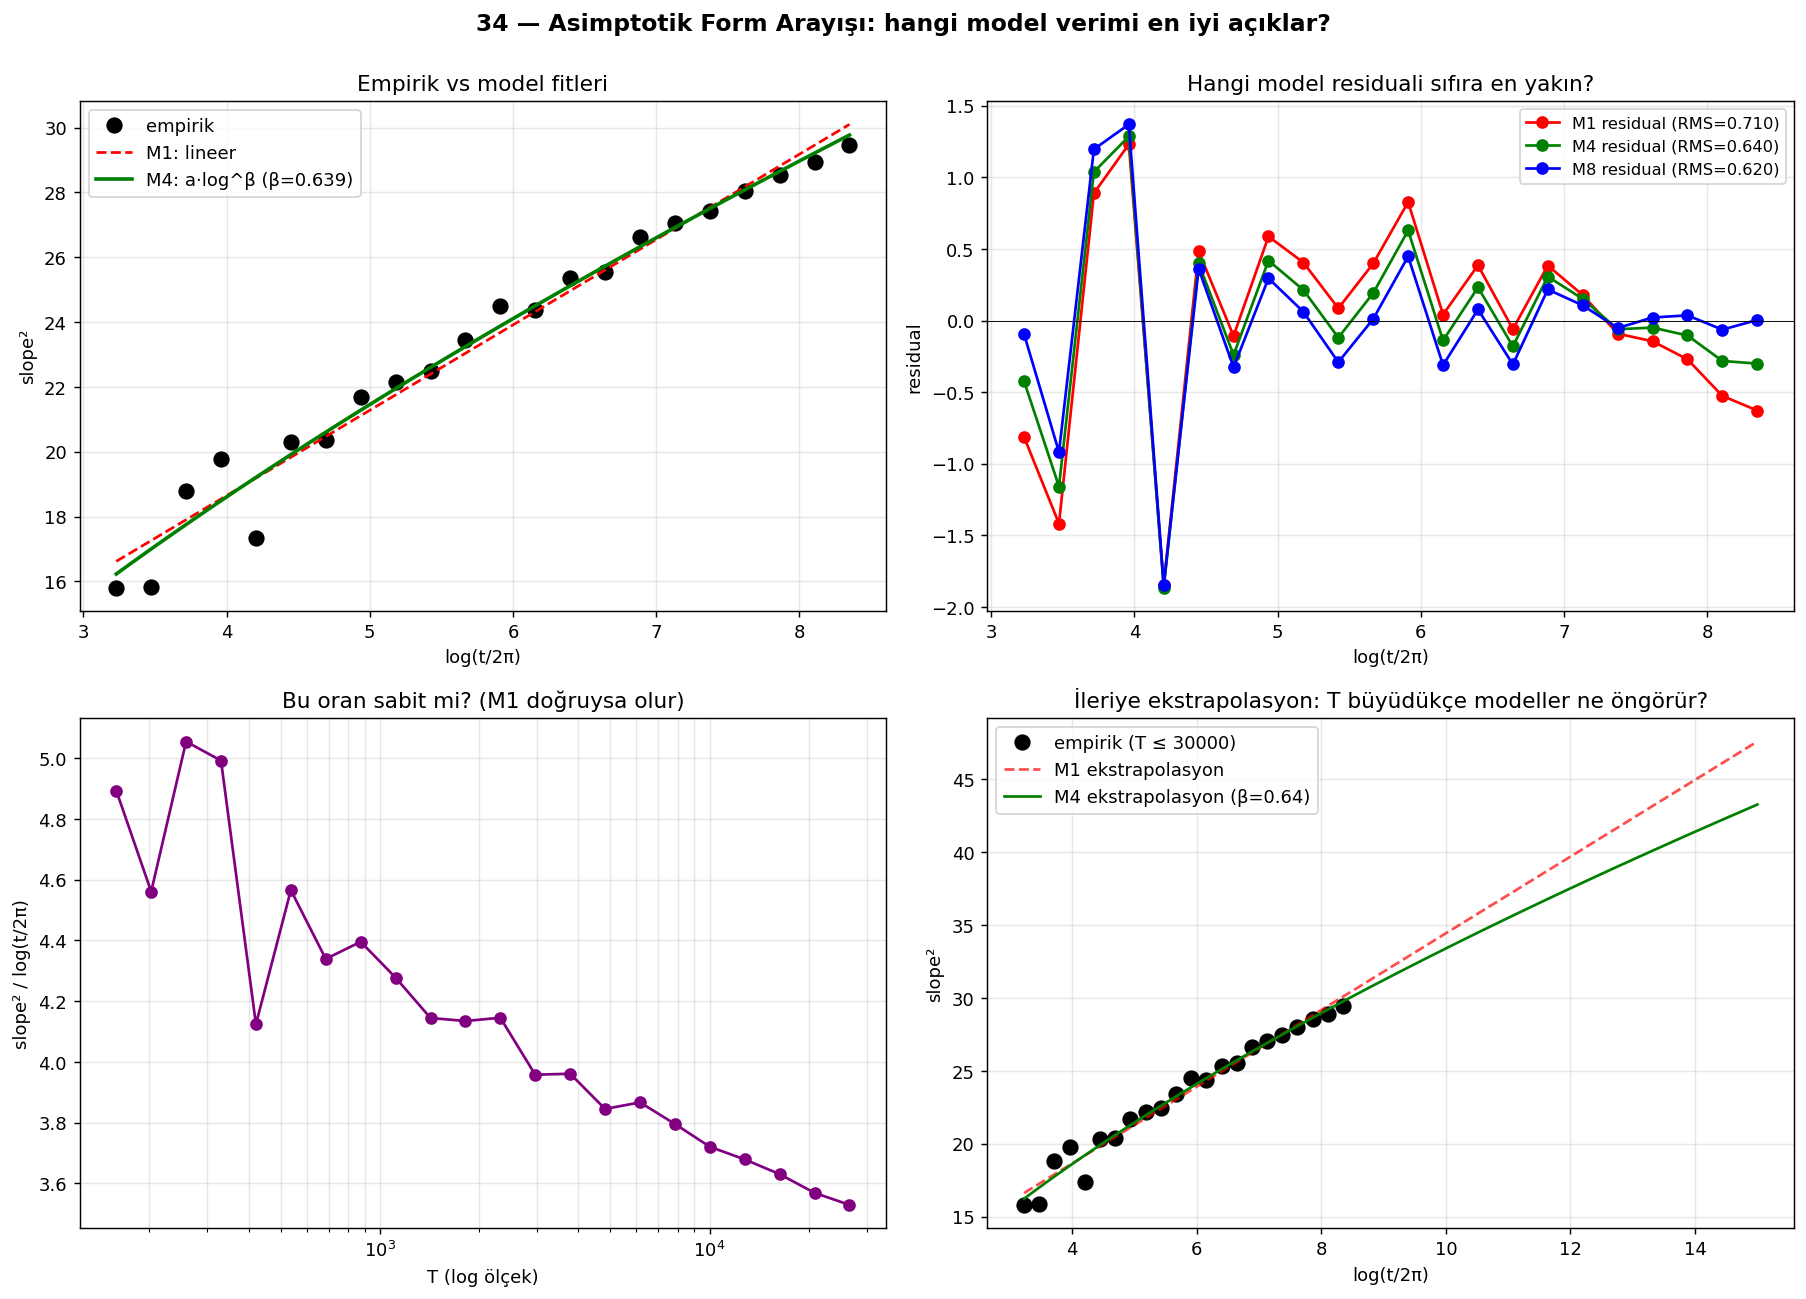

Source code (Python):
"""
34 — Asimptotik Form Arayışı
================================

T=30000'in kayıtlı verisinden, slope²(t) için en iyi modeli ara.

Aday modeller:
  M1: a·log(t/2π) + b               (lineer — yetersiz, biliyoruz)
  M2: a·log(t/2π) + b·log log(t)    (iki ölçek)
  M3: a·log(t/2π)·(1 − c/log(t/2π)) (FHK düzeltmesi)
  M4: a·(log(t/2π))^β               (kuvvet üs)
  M5: a·log(t/2π) − b·log log(t)    (Selberg-Najnudel benzeri)
  M6: a·log(t)                      (saf log t, b=0)
  M7: a·log(t/2π) + b·log²log(t)    (FHK alt-mertebe)
"""

import numpy as np
import matplotlib.pyplot as plt
from pathlib import Path
from scipy.optimize import curve_fit
from scipy.stats import pearsonr

# Veriyi yükle
data = np.load(Path("/Users/ugur/Desktop/Deney/qm_riemann/33_max_amps_T30000.npz"))
intervals = data['intervals']
max_amps = data['max_amps']
t_mid = data['t_mid']
rho = np.log(t_mid / (2*np.pi)) / (2*np.pi)
intervals_norm = intervals * rho

print(f"Veri: {len(intervals)} çift, t ∈ [{t_mid[0]:.0f}, {t_mid[-1]:.0f}]")

# 30 logaritmik pencere
n_windows = 30
edges = np.geomspace(20, t_mid[-1]+10, n_windows+1)
results = []
for i in range(n_windows):
    t_lo, t_hi = edges[i], edges[i+1]
    mask = (t_mid >= t_lo) & (t_mid < t_hi)
    if mask.sum() < 20: continue
    x = intervals_norm[mask]; y = max_amps[mask]
    slope, intercept = np.polyfit(x, y, 1)
    t_center = np.exp(0.5*(np.log(t_lo)+np.log(t_hi)))
    log_t = np.log(t_center/(2*np.pi))
    loglog_t = np.log(np.log(t_center))
    results.append((t_center, slope, slope**2, log_t, loglog_t, mask.sum()))

results = np.array(results)
ts = results[:, 0]
slopes = results[:, 1]
slope_sqs = results[:, 2]
log_ts = results[:, 3]
loglog_ts = results[:, 4]

print(f"\n{n_windows} pencere fit edildi. T aralığı: [{ts[0]:.0f}, {ts[-1]:.0f}]")

# ============================================================
# Model fitleri
# ============================================================
print(f"\n{'Model':>40} | {'parametreler':>30} | {'RMS':>7} | {'R²':>6}")
print("-"*95)

models = []

# M1: a·log + b
M1 = lambda x, a, b: a*x + b
p1, _ = curve_fit(M1, log_ts, slope_sqs)
res1 = slope_sqs - M1(log_ts, *p1)
rms1 = np.sqrt(np.mean(res1**2))
r2_1 = 1 - np.var(res1)/np.var(slope_sqs)
print(f"{'M1: a·log(t/2π) + b':>40} | a={p1[0]:.3f}, b={p1[1]:.3f}      | {rms1:>7.4f} | {r2_1:>6.4f}")
models.append(('M1', M1, p1, res1, rms1))

# M2: a·log + b·log log t
M2 = lambda x_pair, a, b: a*x_pair[0] + b*x_pair[1]
p2, _ = curve_fit(M2, (log_ts, loglog_ts), slope_sqs)
res2 = slope_sqs - M2((log_ts, loglog_ts), *p2)
rms2 = np.sqrt(np.mean(res2**2))
r2_2 = 1 - np.var(res2)/np.var(slope_sqs)
print(f"{'M2: a·log(t/2π) + b·log log(t)':>40} | a={p2[0]:.3f}, b={p2[1]:.3f}     | {rms2:>7.4f} | {r2_2:>6.4f}")
models.append(('M2', M2, p2, res2, rms2))

# M3: a·log·(1 − c/log) = a·log − a·c → a·log − constant — denenen ekstra fit
M3 = lambda x, a, c: a*x - a*c
p3, _ = curve_fit(M3, log_ts, slope_sqs)
res3 = slope_sqs - M3(log_ts, *p3)
rms3 = np.sqrt(np.mean(res3**2))
r2_3 = 1 - np.var(res3)/np.var(slope_sqs)
print(f"{'M3: a·log·(1-c/log) ~ M1':>40} | a={p3[0]:.3f}, c={p3[1]:.3f}     | {rms3:>7.4f} | {r2_3:>6.4f}")
models.append(('M3', M3, p3, res3, rms3))

# M4: a · log^β
def M4(x, a, b):
    return a * x**b
p4, _ = curve_fit(M4, log_ts, slope_sqs, p0=[3, 1])
res4 = slope_sqs - M4(log_ts, *p4)
rms4 = np.sqrt(np.mean(res4**2))
r2_4 = 1 - np.var(res4)/np.var(slope_sqs)
print(f"{'M4: a·log(t/2π)^β':>40} | a={p4[0]:.3f}, β={p4[1]:.4f}    | {rms4:>7.4f} | {r2_4:>6.4f}")
models.append(('M4', M4, p4, res4, rms4))

# M5: a·log − b·log log
M5 = lambda x_pair, a, b: a*x_pair[0] - b*x_pair[1]
p5, _ = curve_fit(M5, (log_ts, loglog_ts), slope_sqs)
res5 = slope_sqs - M5((log_ts, loglog_ts), *p5)
rms5 = np.sqrt(np.mean(res5**2))
r2_5 = 1 - np.var(res5)/np.var(slope_sqs)
print(f"{'M5: a·log(t/2π) − b·log log(t)':>40} | a={p5[0]:.3f}, b={p5[1]:.3f}     | {rms5:>7.4f} | {r2_5:>6.4f}")
models.append(('M5', M5, p5, res5, rms5))

# M6: saf log t (b=0 zorlanmış)
M6 = lambda x, a: a*x
p6, _ = curve_fit(M6, np.log(ts), slope_sqs)
res6 = slope_sqs - M6(np.log(ts), *p6)
rms6 = np.sqrt(np.mean(res6**2))
r2_6 = 1 - np.var(res6)/np.var(slope_sqs)
print(f"{'M6: a·log(t) (intercept=0)':>40} | a={p6[0]:.4f}                  | {rms6:>7.4f} | {r2_6:>6.4f}")
models.append(('M6', M6, p6, res6, rms6))

# M7: a·log + b·(log log)²
M7 = lambda x_pair, a, b: a*x_pair[0] + b*x_pair[1]**2
p7, _ = curve_fit(M7, (log_ts, loglog_ts), slope_sqs)
res7 = slope_sqs - M7((log_ts, loglog_ts), *p7)
rms7 = np.sqrt(np.mean(res7**2))
r2_7 = 1 - np.var(res7)/np.var(slope_sqs)
print(f"{'M7: a·log + b·(log log)²':>40} | a={p7[0]:.3f}, b={p7[1]:.3f}     | {rms7:>7.4f} | {r2_7:>6.4f}")
models.append(('M7', M7, p7, res7, rms7))

# ============================================================
# Bonus: Selberg-Najnudel formu
# max|Z| ~ log T - (3/4)log log T + sabit
# slope ~ (max|Z|)/normalize_gap, normalize_gap ~ 1
# Yani slope² ~ (log T - (3/4)log log T + sabit)²
# Test:
# ============================================================
M8 = lambda x_pair, c0, c1, c2: (c0 + c1*x_pair[0] + c2*x_pair[1])**2
try:
    p8, _ = curve_fit(M8, (log_ts, loglog_ts), slope_sqs, p0=[0, 1, -0.5])
    res8 = slope_sqs - M8((log_ts, loglog_ts), *p8)
    rms8 = np.sqrt(np.mean(res8**2))
    r2_8 = 1 - np.var(res8)/np.var(slope_sqs)
    print(f"{'M8: (c0 + c1·log + c2·loglog)²':>40} | c0={p8[0]:.2f},c1={p8[1]:.2f},c2={p8[2]:.2f} | {rms8:>7.4f} | {r2_8:>6.4f}")
    models.append(('M8', M8, p8, res8, rms8))
except Exception as e:
    print(f"M8 fit hatası: {e}")

# ============================================================
# En iyi modeli seç + ekstrapolasyon
# ============================================================
print(f"\n=== EN İYİ FIT ===")
best = min(models, key=lambda m: m[4])
print(f"En küçük RMS: {best[0]}")

# β = M4'ün üs değeri özellikle ilginç
print(f"\nM4 üs değeri: β = {p4[1]:.4f}")
print(f"  β = 1   → saf log")
print(f"  β = 1/2 → √log (Selberg-tipi)")
print(f"  β = 2   → log²")
print(f"  Yorum: β ≈ {p4[1]:.3f} → log'un ne kadar üzerinde/altında")

# Modelin geleceğe ekstrapolasyonu — T=10^5, 10^6'da ne öngörür
print(f"\nM4 ile ekstrapolasyon:")
for T_test in [1e4, 1e5, 1e6, 1e9]:
    log_T = np.log(T_test/(2*np.pi))
    pred = M4(log_T, *p4)
    print(f"  T={T_test:.0e}: slope² ≈ {pred:.2f}, slope ≈ {np.sqrt(pred):.3f}")

# ============================================================
# Plot
# ============================================================
fig, axes = plt.subplots(2, 2, figsize=(14, 10))

# (1) Tüm modeller üst üste
ax = axes[0, 0]
ax.plot(log_ts, slope_sqs, "ko", ms=8, label="empirik")
xfit = np.linspace(log_ts.min(), log_ts.max(), 100)
ax.plot(xfit, M1(xfit, *p1), "r--", lw=1.5, label=f"M1: lineer")
ax.plot(xfit, M4(xfit, *p4), "g-", lw=2, label=f"M4: a·log^β (β={p4[1]:.3f})")
ax.set_xlabel("log(t/2π)"); ax.set_ylabel("slope²")
ax.set_title("Empirik vs model fitleri")
ax.legend(fontsize=10); ax.grid(alpha=0.3)

# (2) M4 üs vs lineerlik
ax = axes[0, 1]
ax.plot(log_ts, slope_sqs - M1(log_ts, *p1), "ro-", label=f"M1 residual (RMS={rms1:.3f})")
ax.plot(log_ts, slope_sqs - M4(log_ts, *p4), "go-", label=f"M4 residual (RMS={rms4:.3f})")
if 'M8' in [m[0] for m in models]:
    ax.plot(log_ts, slope_sqs - M8((log_ts, loglog_ts), *p8), "bo-",
            label=f"M8 residual (RMS={rms8:.3f})")
ax.axhline(0, color="black", lw=0.5)
ax.set_xlabel("log(t/2π)"); ax.set_ylabel("residual")
ax.set_title("Hangi model residuali sıfıra en yakın?")
ax.legend(fontsize=9); ax.grid(alpha=0.3)

# (3) slope² / log(t/2π) — eğer M1 doğruysa sabit, değilse trend
ax = axes[1, 0]
ax.semilogx(ts, slope_sqs / log_ts, "o-", color="purple", lw=1.5)
ax.set_xlabel("T (log ölçek)"); ax.set_ylabel("slope² / log(t/2π)")
ax.set_title("Bu oran sabit mi? (M1 doğruysa olur)")
ax.grid(alpha=0.3, which="both")

# (4) Model tahminleri ileride
ax = axes[1, 1]
ax.plot(log_ts, slope_sqs, "ko", ms=8, label="empirik (T ≤ 30000)")
xfit_long = np.linspace(log_ts.min(), 15, 200)  # T~10^6'a kadar
ax.plot(xfit_long, M1(xfit_long, *p1), "r--", lw=1.5, alpha=0.7,
        label=f"M1 ekstrapolasyon")
ax.plot(xfit_long, M4(xfit_long, *p4), "g-", lw=1.5,
        label=f"M4 ekstrapolasyon (β={p4[1]:.2f})")
ax.set_xlabel("log(t/2π)"); ax.set_ylabel("slope²")
ax.set_title("İleriye ekstrapolasyon: T büyüdükçe modeller ne öngörür?")
ax.legend(fontsize=10); ax.grid(alpha=0.3)

plt.suptitle("34 — Asimptotik Form Arayışı: hangi model verimi en iyi açıklar?",
             fontsize=13, fontweight="bold", y=0.998)
plt.tight_layout()

out = Path(__file__).parent / "34_asimptotik_arama.png"
plt.savefig(out, dpi=130, bbox_inches="tight")
print(f"\nKaydedildi: {out}")
